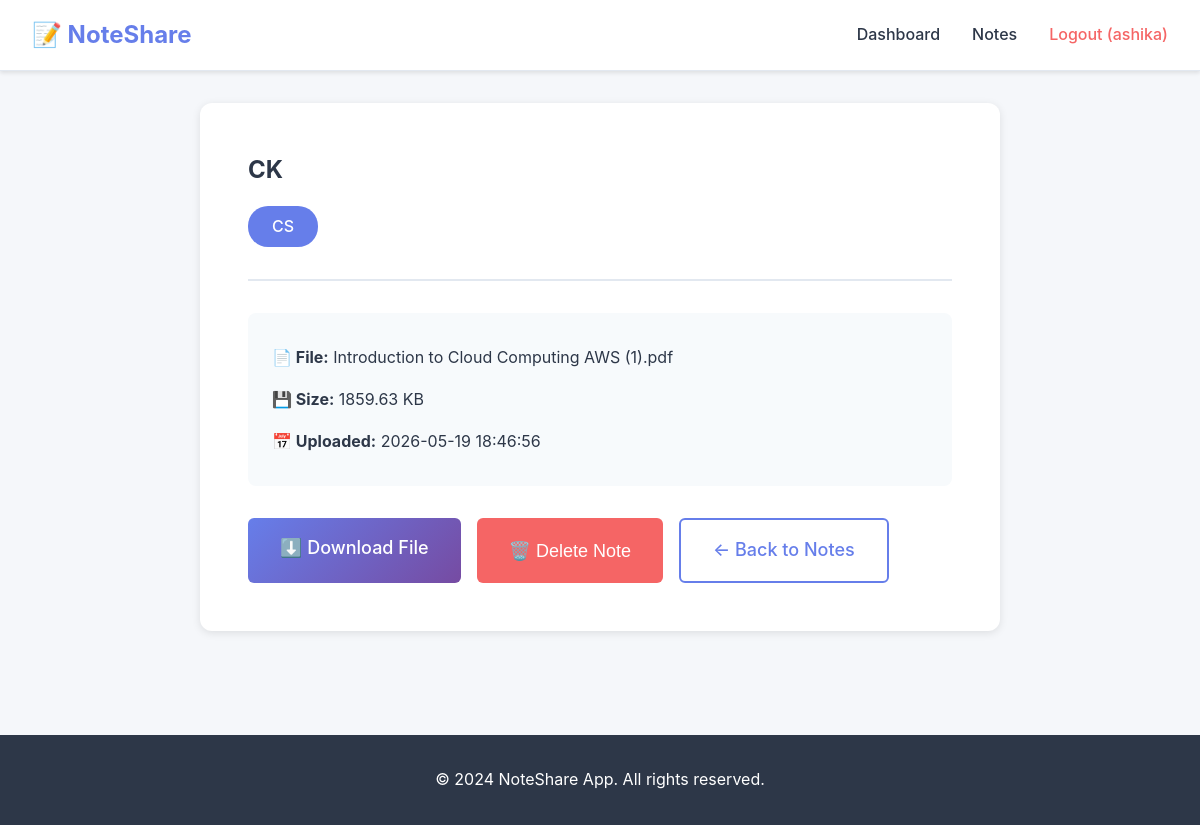
/note/2 (signed in), run on the app's committed database.
### tables this page shows
CREATE TABLE notes (
            id INTEGER PRIMARY KEY AUTOINCREMENT,
            user_id INTEGER NOT NULL,
            title TEXT NOT NULL,
            subject TEXT NOT NULL,
            description TEXT,
            filename TEXT,
            file_path TEXT,
            file_size INTEGER,
            uploaded_at TIMESTAMP DEFAULT CURRENT_TIMESTAMP,
            FOREIGN KEY (user_id) REFERENCES users(id) ON DELETE CASCADE
        );

### app.py (the view)
@app.route('/note/<int:note_id>')
@login_required
def view_note(note_id):
    user_id = session['user_id']
    conn = get_db_connection()
    cursor = conn.cursor()
    cursor.execute('SELECT * FROM notes WHERE id = ? AND user_id = ?', (note_id, user_id))
    note = cursor.fetchone()
    conn.close()
    if not note:
        return redirect(url_for('notes'))
    return render_template('note_detail.html', note=note)

### app.py (called while the page is built)
def get_db_connection():
    conn = sqlite3.connect('notes.db')
    conn.row_factory = sqlite3.Row
    return conn

def login_required(f):
    @wraps(f)
    def decorated_function(*args, **kwargs):
        if 'user_id' not in session:
            return redirect(url_for('login'))
        return f(*args, **kwargs)
    return decorated_function

### templates/note_detail.html (shortened to what this page needs)
{% extends "base.html" %}
{% block content %}
<div class="container">
    <section class="note-detail">
        <div class="note-header-detail">
            <h1>{{ note.title }}</h1>
            <span class="badge badge-large">{{ note.subject }}</span>
        </div>
        <div class="note-meta-detail">
            <div class="meta-item-detail">
                <strong>📄 File:</strong> {{ note.filename }}
            </div>
            <div class="meta-item-detail">
                <strong>💾 Size:</strong> {{ "%.2f"|format(note.file_size / 1024) }} KB
            </div>
            <div class="meta-item-detail">
                <strong>📅 Uploaded:</strong> {{ note.uploaded_at }}
            </div>
        </div>
        <div class="note-actions-detail">
            <a href="{{ url_for('download_note', note_id=note.id) }}" class="btn btn-primary btn-large">
                ⬇️ Download File
            </a>
            <button onclick="deleteNote()" class="btn btn-danger btn-large">
                🗑️ Delete Note
            </button>
            <a href="{{ url_for('notes') }}" class="btn btn-outline btn-large">
                ← Back to Notes
            </a>
        </div>
    </section>
</div>
{% endblock %}

### static/css/style.css (style rules this page uses)
* { margin: 0; padding: 0; box-sizing: border-box; }
:root { --primary: #667eea; --primary-dark: #5568d3; --secondary: #764ba2; --success: #48bb78; --danger: #f56565; --warning: #ed8936; --info: #4299e1; --light: #f7fafc; --dark: #2d3748; --border: #e2e8f0; --text: #2d3748; }
body { font-family: -apple-system, BlinkMacSystemFont, 'Segoe UI', Roboto, Oxygen, Ubuntu, Cantarell, sans-serif; background-color: #f5f7fa; color: var(--text); line-height: 1.6; }
.container { max-width: 1200px; margin: 0 auto; padding: 2rem; }
.btn { display: inline-block; padding: 0.75rem 1.5rem; border: none; border-radius: 6px; font-size: 1rem; font-weight: 500; cursor: pointer; transition: all 0.3s ease; text-decoration: none; text-align: center; }
.btn-primary { background: linear-gradient(135deg, var(--primary), var(--secondary)); color: white; }
.btn-danger { background-color: var(--danger); color: white; }
.btn-outline { background-color: transparent; color: var(--primary); border: 2px solid var(--primary); }
.btn-large { padding: 1rem 2rem; font-size: 1.125rem; }
.badge { display: inline-block; padding: 0.25rem 0.75rem; background-color: var(--primary); color: white; border-radius: 20px; font-size: 0.875rem; font-weight: 500; }
.badge-large { padding: 0.5rem 1.5rem; font-size: 1rem; }
.note-detail { background: white; padding: 3rem; border-radius: 12px; box-shadow: 0 2px 8px rgba(0, 0, 0, 0.1); max-width: 800px; margin: 0 auto; }
.note-header-detail { margin-bottom: 2rem; padding-bottom: 2rem; border-bottom: 2px solid var(--border); }
.note-header-detail h1 { margin-bottom: 1rem; }
.note-meta-detail { background-color: var(--light); padding: 1.5rem; border-radius: 8px; margin-bottom: 2rem; }
.meta-item-detail { padding: 0.5rem 0; color: var(--text); }
.note-actions-detail { display: flex; gap: 1rem; flex-wrap: wrap; }

### data on the page
notes: title "CK", subject "CS", filename "Introduction to Cloud Computing AWS (1).pdf", note.file_size/1024 "1859.63", uploaded_at "2026-05-19 18:46:56"

### other printed values
{{ session.username }} "ashika"
